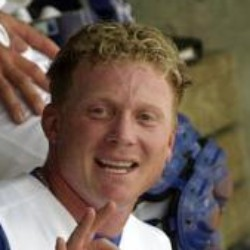
#> input picture lfw/Aaron_Guiel/Aaron_Guiel_0001.jpg, 250 x 250 px
$ python image2.py
#> lines starting #> are read from the running program, lines starting #| are printed output that depends on the picture
import os
import matplotlib.pyplot as mp
import numpy as np
from tabulate import tabulate
import time

root = "lfw"
start_time = time.time()
for root, dirs, files in os.walk(root):
        count = 0
        #Parcourir tous les fichiers dans les sous repertoire du root avec os.walk
        for filename in dirs:
            dir = f"{root}/{filename}"
            #creer une liste avec tous les fichiers dans le sous repertoire courant et mettre une valeur count sur sa longueur
            list = os.listdir(dir)
            count = len(list)
            data = []
            #Si longueur de la liste plus grand que 2 = on a plus de 2 images
            if count >= 1:
                #print(os.path.join(root, filename))
                #Parcourir tous les fichiers de ce sous repertoire
                for img in list:
                    #Lire l'image et faire une moyenne de chaque valeur du RGB
                    image = mp.imread(f"{dir}/{img}")
#> image is the input picture: shape (250, 250, 3); mean R, G, B 113.8, 96.9, 83.8
                    red=np.mean(image[:,:,0])
#> red = 113.8
                    green=np.mean(image[:,:,1])
#> green = 96.92
                    blue=np.mean(image[:,:,2])
#> blue = 83.79
                    data.append([red,green,blue])
                #Lignes de test
                #print(tabulate(data,headers=['R','G','B'],tablefmt='fancy_grid'))
                # print(np.sum(data,axis=0,dtype=np.int32))
                #Calcul de la moyenne RGB de toutes les images du sous-dossier
                dataSum = np.sum(data,axis=0,dtype=np.int32)
#> dataSum = [113, 96, 83]
                for i in range(3):
                    dataSum[i] = dataSum[i] / count
                #print(dataSum)
                #Creation d'une image a partir d'un array
                rgb = np.zeros((255, 255, 3), dtype=np.uint8)
                rgb[..., 0] = (255-dataSum[0]) - np.arange(255)
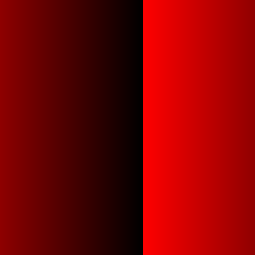
#> rgb: shape (255, 255, 3); mean of channels 0, 1, 2 127.4, 0, 0; drawn as R, G, B
                rgb[..., 1] = dataSum[1]
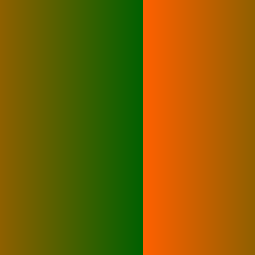
#> rgb: shape (255, 255, 3); mean of channels 0, 1, 2 127.4, 96, 0; drawn as R, G, B
                rgb[..., 2] = (255-dataSum[2]) - np.arange(255)
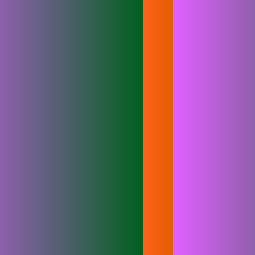
#> rgb: shape (255, 255, 3); mean of channels 0, 1, 2 127.4, 96, 127.3; drawn as R, G, B
                mp.imsave(f'resultat/{filename}.png', rgb)
print("--- %s seconds ---" % (time.time() - start_time))
